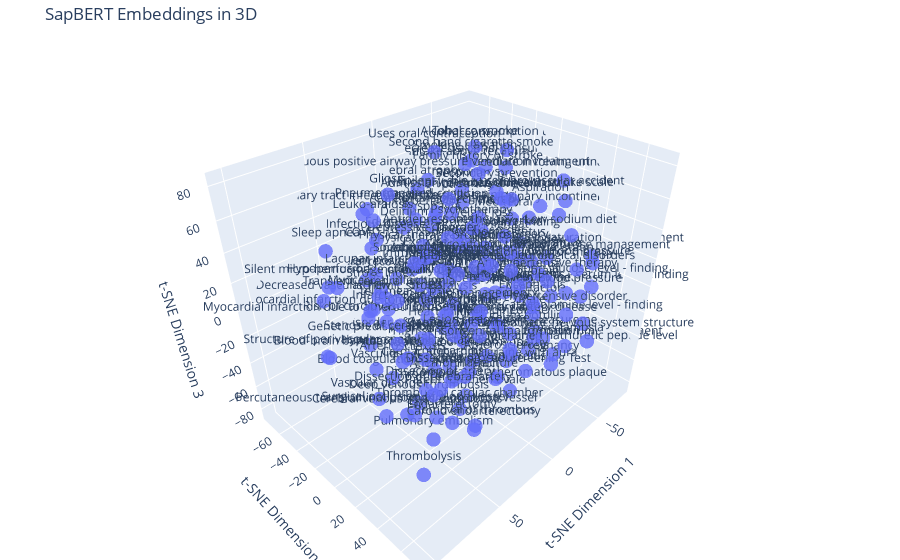

This figure's notebook cell:
### Code cell
from hierarchy_functions import graph_reduced_in_3d

graph_reduced_in_3d(embedding_matrix, embedding_names, title='SapBERT Embeddings in 3D')

### Figure 1 — Plotly figure (JSON) as saved in the notebook; plotly's stock layout.template omitted (floating-point values rounded to 4 significant figures; data arrays with more than 128 entries replaced by an {"elided": "..."} marker saying what was removed)
{"data": [{"marker": {"opacity": 0.8, "size": 5}, "mode": "markers+text", "text": {"elided": "182 str values"}, "textposition": "top center", "type": "scatter3d", "x": {"elided": "182 float values"}, "y": {"elided": "182 float values"}, "z": {"elided": "182 float values"}}], "layout": {"margin": {"b": 0, "l": 0, "r": 0, "t": 40}, "scene": {"xaxis": {"title": {"text": "t-SNE Dimension 1"}}, "yaxis": {"title": {"text": "t-SNE Dimension 2"}}, "zaxis": {"title": {"text": "t-SNE Dimension 3"}}}, "title": {"text": "SapBERT Embeddings in 3D"}}}
